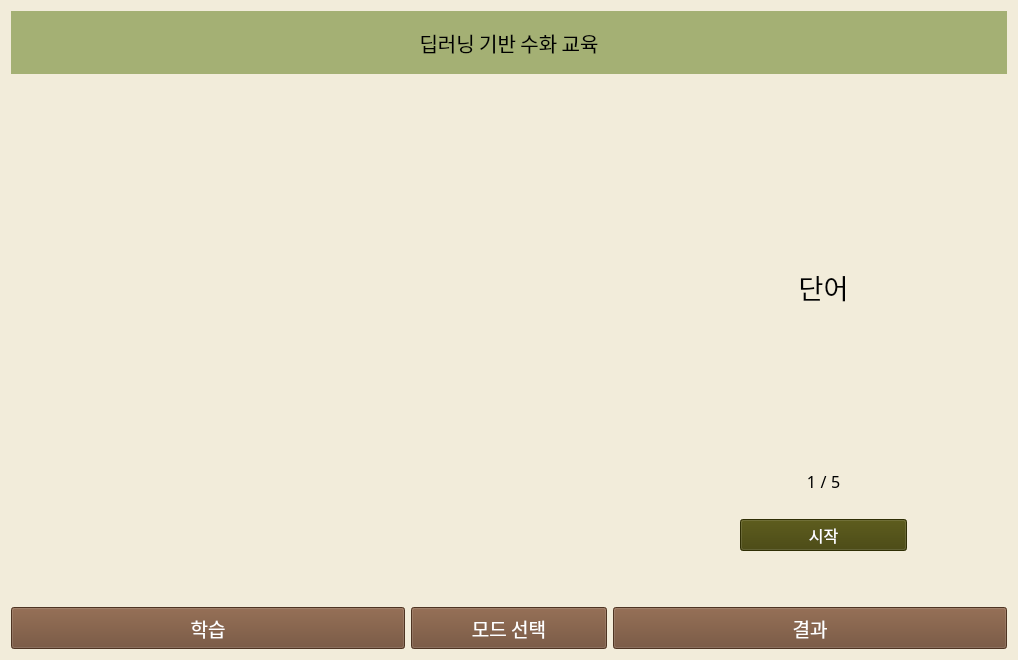
<?xml version="1.0" encoding="UTF-8"?>
<ui version="4.0">
 <class>Form</class>
 <widget class="QWidget" name="Form">
  <property name="geometry">
   <rect>
    <x>0</x>
    <y>0</y>
    <width>1018</width>
    <height>660</height>
   </rect>
  </property>
  <property name="windowTitle">
   <string>Form</string>
  </property>
  <property name="styleSheet">
   <string notr="true">background-color:rgb(242, 236, 218)</string>
  </property>
  <layout class="QGridLayout" name="gridLayout_2">
   <item row="0" column="0">
    <layout class="QGridLayout" name="gridLayout_3">
     <item row="0" column="0">
      <layout class="QGridLayout" name="gridLayout" rowstretch="0,3,25,2">
       <item row="3" column="0">
        <layout class="QHBoxLayout" name="horizontalLayout3" stretch="2,1,2">
         <item>
          <widget class="QPushButton" name="btn_learn">
           <property name="sizePolicy">
            <sizepolicy hsizetype="Minimum" vsizetype="Minimum">
             <horstretch>0</horstretch>
             <verstretch>0</verstretch>
            </sizepolicy>
           </property>
           <property name="font">
            <font>
             <family>한컴 윤고딕 230</family>
             <pointsize>14</pointsize>
            </font>
           </property>
           <property name="styleSheet">
            <string notr="true">QPushButton{
	color: white;
	background-color: rgb(109, 73, 48);
}

QPushButton:hover{
          color: rgb(109, 73, 48);
          background: transparent;
          border: 2px solid brown;
          border-radius: 1px;
}</string>
           </property>
           <property name="text">
            <string>학습</string>
           </property>
          </widget>
         </item>
         <item>
          <widget class="QPushButton" name="btn_mode">
           <property name="sizePolicy">
            <sizepolicy hsizetype="Minimum" vsizetype="Minimum">
             <horstretch>0</horstretch>
             <verstretch>0</verstretch>
            </sizepolicy>
           </property>
           <property name="font">
            <font>
             <family>한컴 윤고딕 230</family>
             <pointsize>14</pointsize>
            </font>
           </property>
           <property name="styleSheet">
            <string notr="true">QPushButton{
	color: white;
	background-color: rgb(109, 73, 48);
}

QPushButton:hover{
          color: rgb(109, 73, 48);
          background: transparent;
          border: 2px solid brown;
          border-radius: 1px;
}</string>
           </property>
           <property name="text">
            <string>모드 선택</string>
           </property>
          </widget>
         </item>
         <item>
          <widget class="QPushButton" name="btn_quiz">
           <property name="sizePolicy">
            <sizepolicy hsizetype="Minimum" vsizetype="Minimum">
             <horstretch>0</horstretch>
             <verstretch>0</verstretch>
            </sizepolicy>
           </property>
           <property name="palette">
            <palette>
             <active>
              <colorrole role="WindowText">
               <brush brushstyle="SolidPattern">
                <color alpha="255">
                 <red>255</red>
                 <green>255</green>
                 <blue>255</blue>
                </color>
               </brush>
              </colorrole>
              <colorrole role="Button">
               <brush brushstyle="SolidPattern">
                <color alpha="255">
                 <red>109</red>
                 <green>73</green>
                 <blue>48</blue>
                </color>
               </brush>
              </colorrole>
              <colorrole role="Text">
               <brush brushstyle="SolidPattern">
                <color alpha="255">
                 <red>255</red>
                 <green>255</green>
                 <blue>255</blue>
                </color>
               </brush>
              </colorrole>
              <colorrole role="ButtonText">
               <brush brushstyle="SolidPattern">
                <color alpha="255">
                 <red>255</red>
                 <green>255</green>
                 <blue>255</blue>
                </color>
               </brush>
              </colorrole>
              <colorrole role="Base">
               <brush brushstyle="SolidPattern">
                <color alpha="255">
                 <red>109</red>
                 <green>73</green>
                 <blue>48</blue>
                </color>
               </brush>
              </colorrole>
              <colorrole role="Window">
               <brush brushstyle="SolidPattern">
                <color alpha="255">
                 <red>109</red>
                 <green>73</green>
                 <blue>48</blue>
                </color>
               </brush>
              </colorrole>
             </active>
             <inactive>
              <colorrole role="WindowText">
               <brush brushstyle="SolidPattern">
                <color alpha="255">
                 <red>255</red>
                 <green>255</green>
                 <blue>255</blue>
                </color>
               </brush>
              </colorrole>
              <colorrole role="Button">
               <brush brushstyle="SolidPattern">
                <color alpha="255">
                 <red>109</red>
                 <green>73</green>
                 <blue>48</blue>
                </color>
               </brush>
              </colorrole>
              <colorrole role="Text">
               <brush brushstyle="SolidPattern">
                <color alpha="255">
                 <red>255</red>
                 <green>255</green>
                 <blue>255</blue>
                </color>
               </brush>
              </colorrole>
              <colorrole role="ButtonText">
               <brush brushstyle="SolidPattern">
                <color alpha="255">
                 <red>255</red>
                 <green>255</green>
                 <blue>255</blue>
                </color>
               </brush>
              </colorrole>
              <colorrole role="Base">
               <brush brushstyle="SolidPattern">
                <color alpha="255">
                 <red>109</red>
                 <green>73</green>
                 <blue>48</blue>
                </color>
               </brush>
              </colorrole>
              <colorrole role="Window">
               <brush brushstyle="SolidPattern">
                <color alpha="255">
                 <red>109</red>
                 <green>73</green>
                 <blue>48</blue>
                </color>
               </brush>
              </colorrole>
             </inactive>
             <disabled>
              <colorrole role="WindowText">
               <brush brushstyle="SolidPattern">
                <color alpha="255">
                 <red>255</red>
                 <green>255</green>
                 <blue>255</blue>
                </color>
               </brush>
              </colorrole>
              <colorrole role="Button">
               <brush brushstyle="SolidPattern">
                <color alpha="255">
                 <red>109</red>
                 <green>73</green>
                 <blue>48</blue>
                </color>
               </brush>
              </colorrole>
              <colorrole role="Text">
               <brush brushstyle="SolidPattern">
                <color alpha="255">
                 <red>255</red>
                 <green>255</green>
                 <blue>255</blue>
                </color>
               </brush>
              </colorrole>
              <colorrole role="ButtonText">
               <brush brushstyle="SolidPattern">
                <color alpha="255">
                 <red>255</red>
                 <green>255</green>
                 <blue>255</blue>
                </color>
               </brush>
              </colorrole>
              <colorrole role="Base">
               <brush brushstyle="SolidPattern">
                <color alpha="255">
                 <red>109</red>
                 <green>73</green>
                 <blue>48</blue>
                </color>
               </brush>
              </colorrole>
              <colorrole role="Window">
               <brush brushstyle="SolidPattern">
                <color alpha="255">
                 <red>109</red>
                 <green>73</green>
                 <blue>48</blue>
                </color>
               </brush>
              </colorrole>
             </disabled>
            </palette>
           </property>
           <property name="font">
            <font>
             <family>한컴 윤고딕 230</family>
             <pointsize>14</pointsize>
            </font>
           </property>
           <property name="styleSheet">
            <string notr="true">QPushButton{
	color: white;
	background-color: rgb(109, 73, 48);
}

QPushButton:hover{
          color: rgb(109, 73, 48);
          background: transparent;
          border: 2px solid brown;
          border-radius: 1px;
}</string>
           </property>
           <property name="text">
            <string>결과</string>
           </property>
          </widget>
         </item>
        </layout>
       </item>
       <item row="1" column="0">
        <layout class="QHBoxLayout" name="horizontalLayout1">
         <item>
          <widget class="QLabel" name="label">
           <property name="font">
            <font>
             <family>한컴 윤고딕 240</family>
             <pointsize>15</pointsize>
            </font>
           </property>
           <property name="styleSheet">
            <string notr="true">background-color:rgb(164, 176, 116)</string>
           </property>
           <property name="text">
            <string>딥러닝 기반 수화 교육</string>
           </property>
           <property name="alignment">
            <set>Qt::AlignCenter</set>
           </property>
          </widget>
         </item>
        </layout>
       </item>
       <item row="2" column="0">
        <layout class="QHBoxLayout" name="horizontalLayout2" stretch="2,1">
         <property name="leftMargin">
          <number>50</number>
         </property>
         <property name="topMargin">
          <number>50</number>
         </property>
         <property name="rightMargin">
          <number>50</number>
         </property>
         <property name="bottomMargin">
          <number>50</number>
         </property>
         <item>
          <layout class="QVBoxLayout" name="verticalLayout_2">
           <property name="leftMargin">
            <number>10</number>
           </property>
           <property name="topMargin">
            <number>10</number>
           </property>
           <property name="rightMargin">
            <number>10</number>
           </property>
           <property name="bottomMargin">
            <number>10</number>
           </property>
           <item>
            <widget class="QLabel" name="lb_camera">
             <property name="text">
              <string/>
             </property>
            </widget>
           </item>
          </layout>
         </item>
         <item>
          <layout class="QVBoxLayout" name="verticalLayout" stretch="5,1,1">
           <property name="leftMargin">
            <number>80</number>
           </property>
           <property name="rightMargin">
            <number>50</number>
           </property>
           <item>
            <widget class="QLabel" name="lb_question">
             <property name="font">
              <font>
               <family>한컴 윤고딕 230</family>
               <pointsize>20</pointsize>
              </font>
             </property>
             <property name="text">
              <string>단어</string>
             </property>
             <property name="alignment">
              <set>Qt::AlignCenter</set>
             </property>
            </widget>
           </item>
           <item>
            <layout class="QHBoxLayout" name="horizontalLayout" stretch="5,1,5">
             <property name="spacing">
              <number>0</number>
             </property>
             <item>
              <widget class="QLabel" name="lb_page">
               <property name="font">
                <font>
                 <family>한컴 윤고딕 230</family>
                 <pointsize>12</pointsize>
                </font>
               </property>
               <property name="text">
                <string>1</string>
               </property>
               <property name="alignment">
                <set>Qt::AlignRight|Qt::AlignTrailing|Qt::AlignVCenter</set>
               </property>
              </widget>
             </item>
             <item>
              <widget class="QLabel" name="label_3">
               <property name="font">
                <font>
                 <family>한컴 윤고딕 230</family>
                 <pointsize>12</pointsize>
                </font>
               </property>
               <property name="text">
                <string>/</string>
               </property>
               <property name="alignment">
                <set>Qt::AlignCenter</set>
               </property>
              </widget>
             </item>
             <item>
              <widget class="QLabel" name="lb_page_all">
               <property name="font">
                <font>
                 <family>한컴 윤고딕 230</family>
                 <pointsize>12</pointsize>
                </font>
               </property>
               <property name="text">
                <string>5</string>
               </property>
              </widget>
             </item>
            </layout>
           </item>
           <item>
            <widget class="QPushButton" name="btn_pass">
             <property name="sizePolicy">
              <sizepolicy hsizetype="Minimum" vsizetype="Fixed">
               <horstretch>0</horstretch>
               <verstretch>0</verstretch>
              </sizepolicy>
             </property>
             <property name="font">
              <font>
               <family>한컴 윤고딕 230</family>
               <pointsize>12</pointsize>
              </font>
             </property>
             <property name="styleSheet">
              <string notr="true">QPushButton{
	color: white;
	background-color: rgb(66, 65, 6);
}

QPushButton:hover{
          color: rgb(66, 65, 6);
          background: transparent;
          border: 2px solid dark green;
          border-radius: 1px;
}</string>
             </property>
             <property name="text">
              <string>시작</string>
             </property>
            </widget>
           </item>
          </layout>
         </item>
        </layout>
       </item>
      </layout>
     </item>
    </layout>
   </item>
  </layout>
 </widget>
 <resources/>
 <connections/>
</ui>
